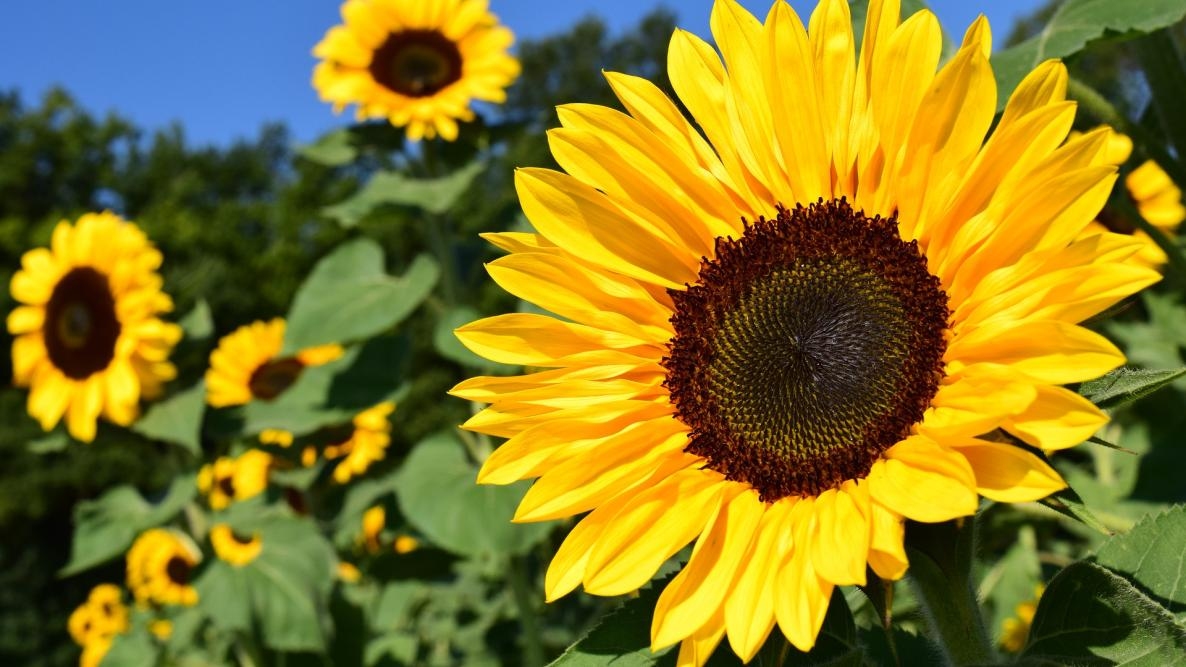
#> input picture LAB03/sunflower.jpg, 1186 x 667 px
$ python main.py
#> lines starting #> are read from the running program, lines starting #| are printed output that depends on the picture; after the words box and inside, x2 and y2 are one past the last pixel; in counts of white or black regions, pixels touching at a corner belong together
import cv2
import matplotlib.pyplot as plt
import numpy as np

image = cv2.imread("sunflower.jpg", 0) # read the image
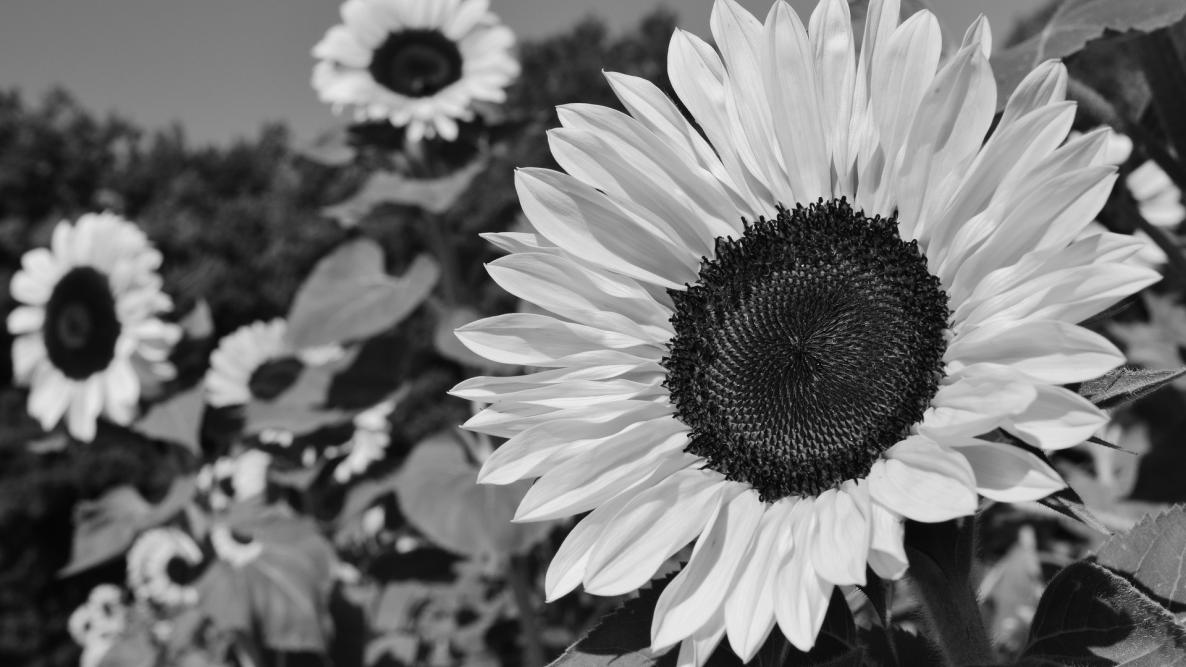
#> image: shape (667, 1186); min 0, max 248, mean 115.9
plt.imshow(cv2.cvtColor(image, cv2.COLOR_BGR2RGB)) # convert the color of the image (blue, green, red to red, green, blue)
plt.show() # display the plot

hist = cv2.calcHist([image], [0], None, [256], [0, 256]) # calculate histogram of the image(blue channel of the image)
#> hist = 256 values, max 7525 at index 21, min 0 at index 242, mean 3090.1
plt.plot(hist) # plot the calculated histogram
plt.show() # display the histogram
#> figure, not shown here; curve peaks at x = 21, y = 7525

plt.subplot(1,3,1), plt.imshow(cv2.cvtColor(image, cv2.COLOR_BGR2RGB)) # create a subplot with image
plt.subplot(1,3,3), plt.plot(hist) # create subplot with histogram graph
# plt.plot(no of nows, number of columns, element position)
plt.show() # display both in one plot
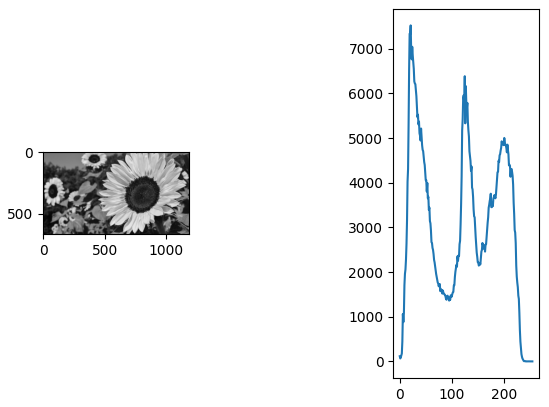
#> figure drawn by matplotlib, 2 panels; panel 2: curve peaks at x = 21, y = 7525


image2 = cv2.imread("sunflower.jpg", 1) # read the image
#> image2 is the input picture: shape (667, 1186, 3); mean B, G, R 35.4, 122, 134.6
color = ('b', 'g', 'r') # define color array
for i, col in enumerate(color): # initiates a loop that iterates over each color component in the tuple color, assigning the index to i and the color character to col.
    histogram = cv2.calcHist([image2], [i], None, [256], [0, 256]) # create histogram
    plt.plot(histogram, color = col) # create the plot using calculated values
    plt.xlim([0, 255]) # sets the limit of the x-axis of the plot from 0 to 255, which represents the range of pixel values.
plt.show() # displays the histogram of the blue, green, and red color channels of the input image "sunflower.jpg".
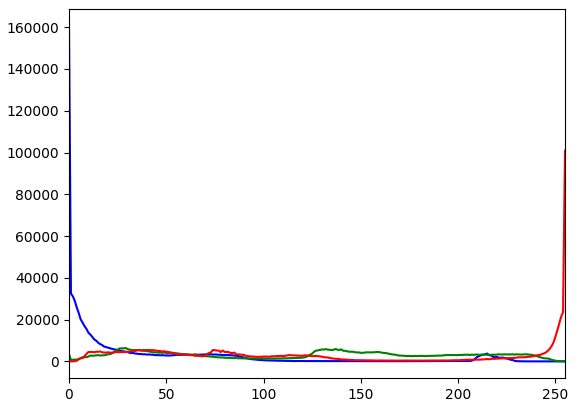
#> figure drawn by matplotlib, 1 panel; curve peaks at x = 0, y = 160854; curve peaks at x = 29, y = 6440; curve peaks at x = 255, y = 100877


# generate a histogram using numpy
b, g, r = cv2.split(image2)
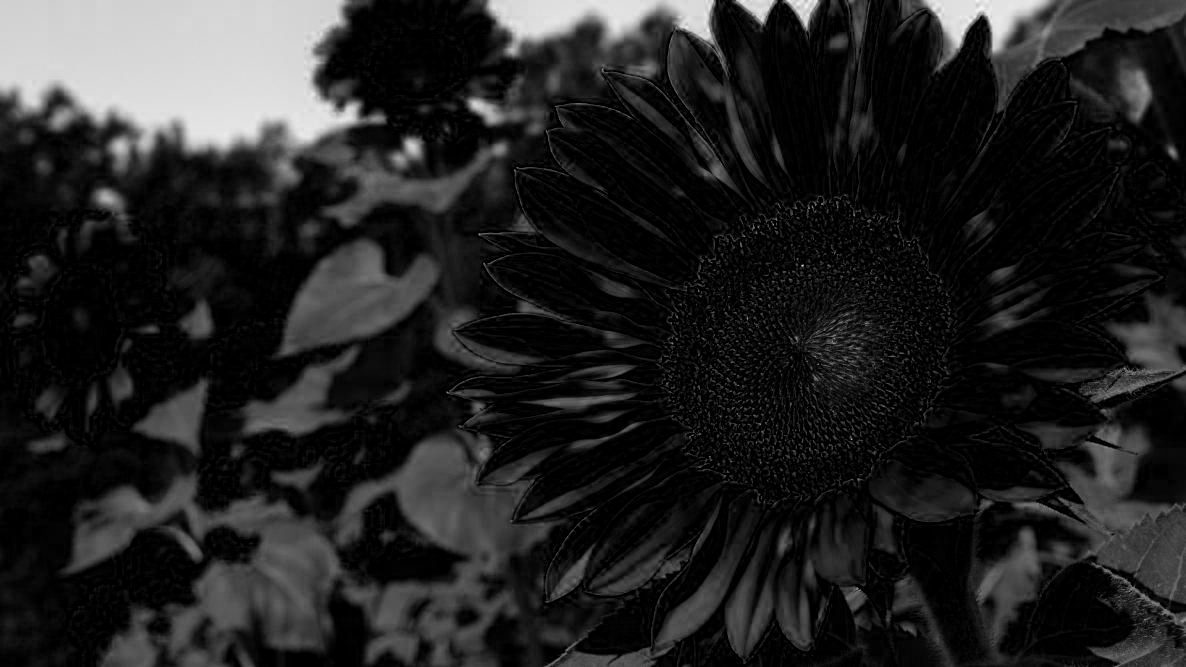
#> b: shape (667, 1186); min 0, max 248, mean 35.4
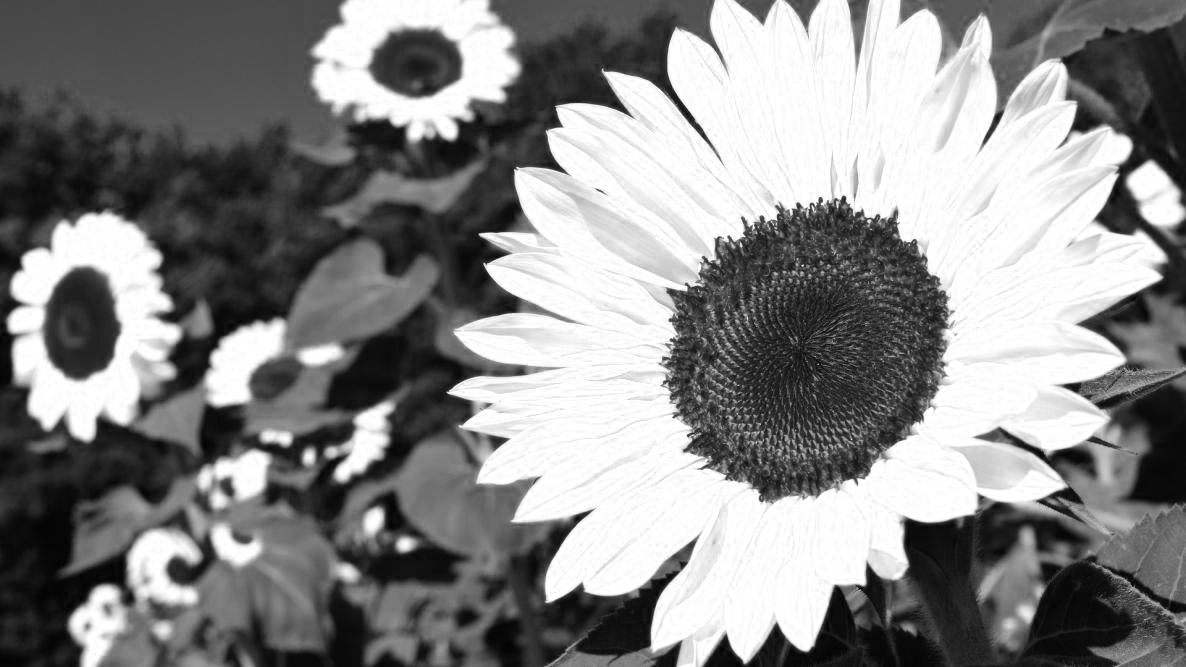
#> r: shape (667, 1186); min 0, max 255, mean 134.6

hist1, bins = np.histogram(b.ravel(), 256, [0, 256]) # create histogram using specific array
#> hist1 = 256 values, max 160854 at index 0, min 0 at index 246, mean 3090.1; bins = 257 values from 0 to 256
hist2, bins = np.histogram(g.ravel(), 256, [0, 256])
#> hist2 = 256 values, max 6440 at index 29, min 47 at index 254, mean 3090.1

# generate histogram using matpotlib
plt.hist(b.ravel(), 256, [0, 256])
plt.hist(g.ravel(), 356, [0, 256])
plt.hist(r.ravel(), 256, [0, 256])
plt.xlim([0, 256])
plt.show()
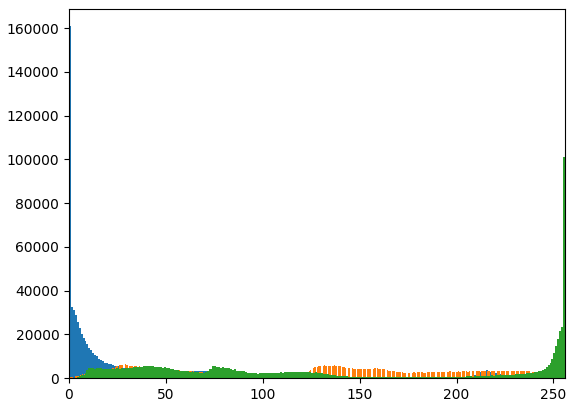
#> figure drawn by matplotlib, 1 panel; tallest bar 160854 high, from x = 0 to 1; tallest bar 6440 high, from x = 28.76 to 29.48; tallest bar 100877 high, from x = 255 to 256

mask = np.zeros(image2.shape[:2], np.uint8) # creates a mask with the same dimensions as image2
mask[50:300, 250:400] = 255 # we have given the pixel range = assign it to white (50:300 x axis range, 250:400 - y axis range)
plt.imshow(cv2.cvtColor(mask, cv2.COLOR_BGR2RGB))
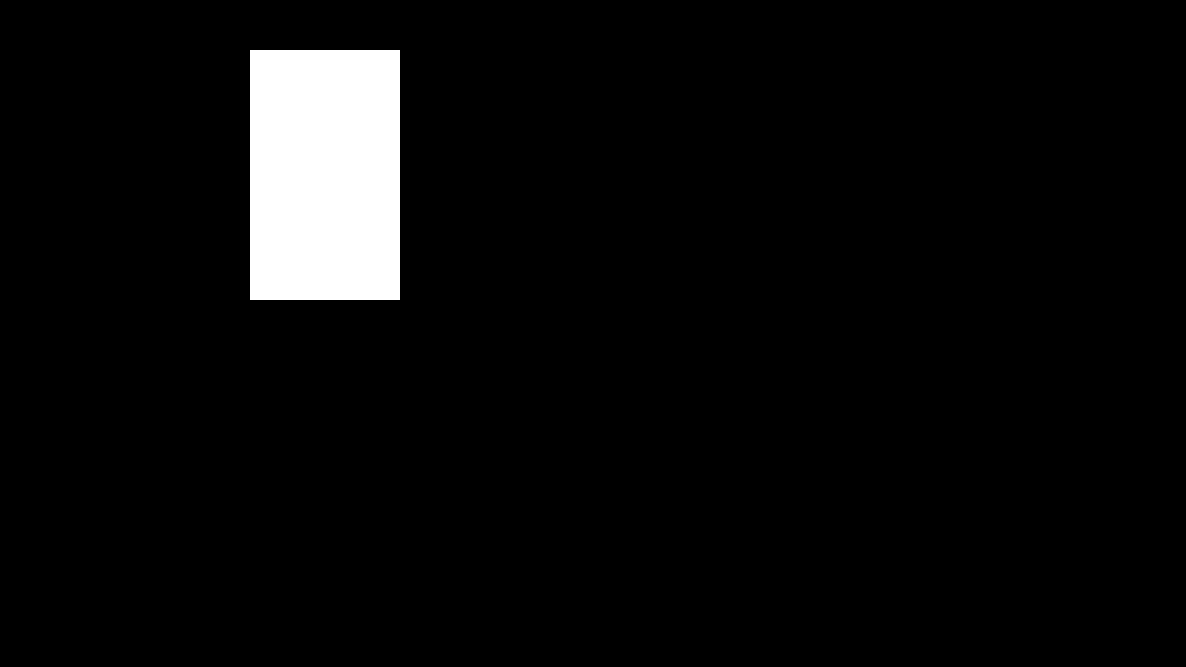
#> mask: shape (667, 1186); 4.7% white; 1 white region, box (x1, y1, x2, y2) and area: (250, 50, 400, 300) 37500
plt.show()

colorV = ('b', 'g', 'r')
for i, col in enumerate(colorV):
    hist4 = cv2.calcHist([image2], [i], None, [256], [0,256])
#> (the run stopped early here; a loop or call above may not have finished)
